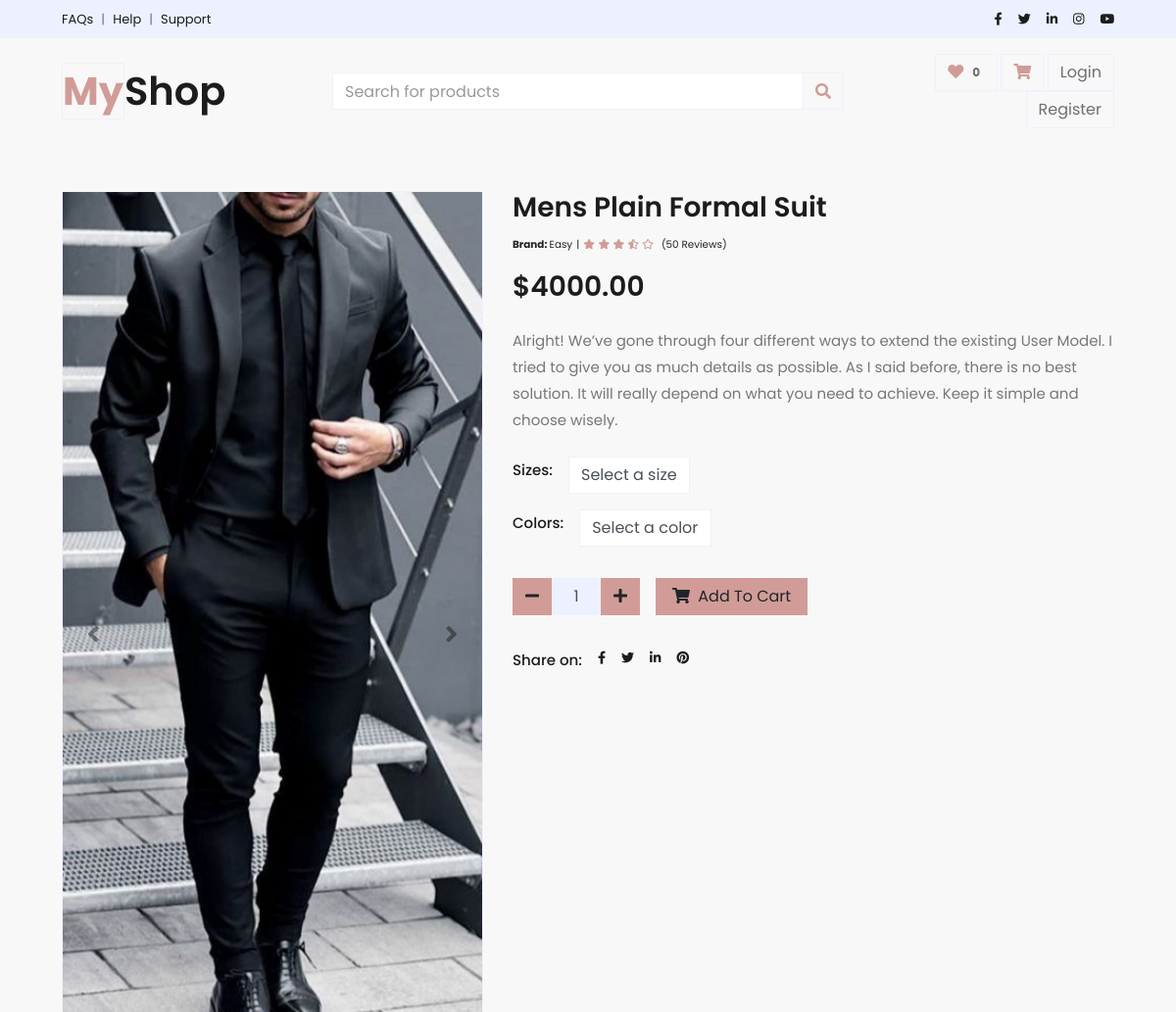
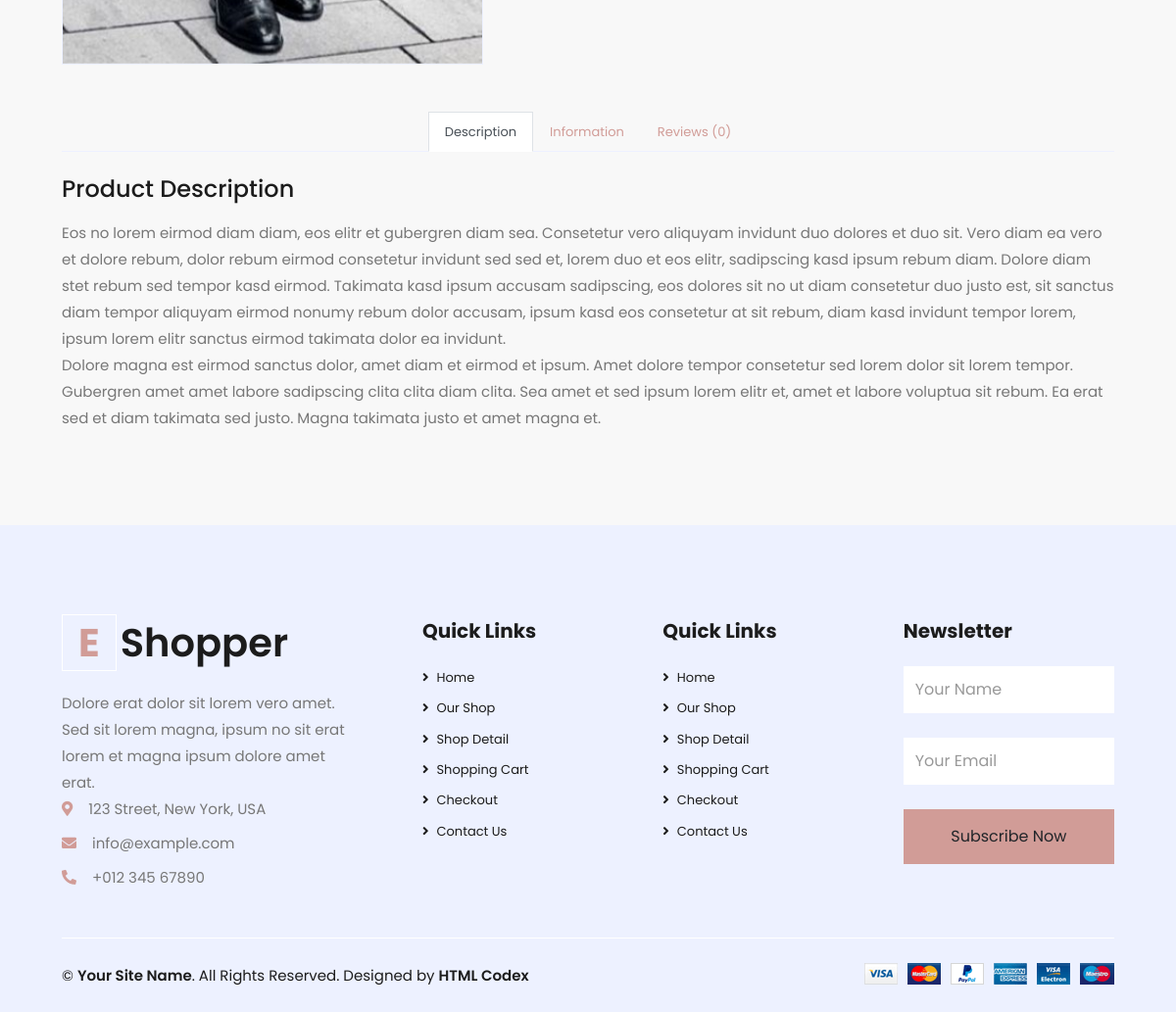
Page /product/mens-dresses/mens-plain-formal-suit/ on the committed database (2 pictures, top to bottom).
### products/models.py (models this page shows, shortened)
class Product(BaseModel):
    product_name = models.CharField(max_length = 1000)
    slug = models.SlugField(unique=True, null=True, blank=True)
    category = models.ForeignKey(Category, on_delete = models.CASCADE, related_name="product_category")
    price = models.IntegerField()
    old_price = models.IntegerField(null = True)
    brand = models.CharField(max_length = 100, null = True)
    is_stock = models.BooleanField(default=True)
    stock_quantity = models.IntegerField(default=0)
    product_description = models.TextField(null = True)

class productImage(BaseModel):
    products = models.ForeignKey(Product, on_delete = models.CASCADE, related_name='product_images')
    image = models.ImageField(upload_to = "product")

### products/views.py (the view)
# urls.py: path('<slug>/<product_slug>/', product_details, name='product_details'),
def product_details(request, slug, product_slug):
    try:
        if Category.objects.filter(slug = slug):
            if Product.objects.filter(slug = product_slug):
                product = Product.objects.get(slug = product_slug)
                context = {'product': product}
            else:
                messages.warning(request, 'No Product found')
                return HttpResponseRedirect(request.path_info)
        else:
            messages.warning(request, 'No Category found')
            return HttpResponseRedirect(request.path_info)
        return render(request, 'products/product_details.html', context)
    except Exception as e:
        print(e)

### products/models.py (called while the page is built)
    def sizes(self):
        return super(variationManager, self).filter(variation = 'size')

    def colors(self):
        return super(variationManager, self).filter(variation = 'color')

### templates/products/product_details.html (shortened to what this page needs)
{% extends 'base/base.html' %}
{% block block_content %}
{% if product %}
<div class="container-fluid py-5">
    <div class="row px-xl-5">
        <div class="col-lg-5 pb-5">
            <div id="product-carousel" class="carousel slide" data-ride="carousel">
                <div class="carousel-inner border">
                    <div class="carousel-item active">
                        <img class="w-100 h-100" src="/media/{{product.product_images.first.image}}" alt="Image">
                    </div>
                </div>
                <a class="carousel-control-prev" href="#product-carousel" data-slide="prev">
                    <i class="fa fa-2x fa-angle-left text-dark"></i>
                </a>
                <a class="carousel-control-next" href="#product-carousel" data-slide="next">
                    <i class="fa fa-2x fa-angle-right text-dark"></i>
                </a>
            </div>
        </div>
        <div class="col-lg-7 pb-5">
            <h3 class="font-weight-semi-bold">{{product.product_name}}</h3>
            <div class="d-flex mb-3">
                <small class="pt-1"><b>Brand: </b> {{product.brand}} </small> <small class="pt-1 ml-1 mr-1">|</small>
                <div class="text-primary mr-2">
                    <small class="fas fa-star"></small>
                    <small class="fas fa-star"></small>
                    <small class="fas fa-star"></small>
                    <small class="fas fa-star-half-alt"></small>
                    <small class="far fa-star"></small>
                </div>
                <small class="pt-1">(50 Reviews)</small> <br>
            </div>
            <h3 class="font-weight-semi-bold mb-4">${{product.price}}.00</h3>
            <p class="mb-4">{{product.product_description}}</p>
            <form method="post" action = "{% url 'add_to_card' product.uid %}">
            {% if product.variationvalue_set.sizes %}
            <div class="d-flex mb-3">
                <p class="text-dark font-weight-medium mb-0 mr-3">Sizes:</p>
                <div class="details-filter-row details-row-size">
                    <div class="select-custom">
                        <select name="size" id="size" class="form-control">
                            <option value="#" selected="selected">Select a size</option>
                        </select>
                    </div>
                </div>
            </div>
            {% endif %}
            {% if product.variationvalue_set.colors %}
            <div class="d-flex mb-4">
                <p class="text-dark font-weight-medium mb-0 mr-3">Colors:</p>
                <div class="details-filter-row details-row-size">
                    <div class="select-custom">
                        <select name="color" id="size" class="form-control">
                            <option value="#" selected="selected">Select a color</option>
                        </select>
                    </div>
                </div>
            </div>
            {% endif %}
            <div class="d-flex align-items-center mb-4 pt-2">
                <div class="input-group quantity mr-3" style="width: 130px;">
                    <div class="input-group-btn">
                        <button class="btn btn-primary btn-minus" >
                        <i class="fa fa-minus"></i>
                        </button>
                    </div>
                    <input type="text" name="quantity" class="form-control bg-secondary text-center" value="1">
                    <div class="input-group-btn">
                        <button class="btn btn-primary btn-plus">
                            <i class="fa fa-plus"></i>
                        </button>
                    </div>
                </div>
                {% if product.number_of_stock is 0 %}
                <p class="btn btn-primary px-3">Out of Stock</p>
                {% else %}
                <button type="submit" class="btn btn-primary px-3"><i class="fa fa-shopping-cart mr-1"></i> Add To Cart</button>
                {% endif %}
            </div>
        </form>
            <div class="d-flex pt-2">
                <p class="text-dark font-weight-medium mb-0 mr-2">Share on:</p>
                <div class="d-inline-flex">
                    <a class="text-dark px-2" href="">
                        <i class="fab fa-facebook-f"></i>
                    </a>
                    <a class="text-dark px-2" href="">
                        <i class="fab fa-twitter"></i>
                    </a>
                    <a class="text-dark px-2" href="">
                        <i class="fab fa-linkedin-in"></i>
                    </a>
                    <a class="text-dark px-2" href="">
                        <i class="fab fa-pinterest"></i>
                    </a>
                </div>
            </div>
        </div>
    </div>
    <div class="row px-xl-5">
        <div class="col">
            <div class="nav nav-tabs justify-content-center border-secondary mb-4">
                <a class="nav-item nav-link active" data-toggle="tab" href="#tab-pane-1">Description</a>
                <a class="nav-item nav-link" data-toggle="tab" href="#tab-pane-2">Information</a>
                <a class="nav-item nav-link" data-toggle="tab" href="#tab-pane-3">Reviews (0)</a>
            </div>
            <div class="tab-content">
                <div class="tab-pane fade show active" id="tab-pane-1">
                    <h4 class="mb-3">Product Description</h4>
                    <p>Eos no lorem eirmod diam diam, eos elitr et gubergren diam sea. Consetetur vero aliquyam invidunt duo dolores et duo sit. Vero diam ea vero et dolore rebum, dolor rebum eirmod consetetur invidunt sed sed et, lorem duo et eos elitr, sadipscing kasd ipsum rebum diam. Dolore diam stet rebum sed tempor kasd eirmod. Takimata kasd ipsum accusam sadipscing, eos dolores sit no ut diam consetetur duo justo est, sit sanctus diam tempor aliquyam eirmod nonumy rebum dolor accusam, ipsum kasd eos consetetur at sit rebum, diam kasd invidunt tempor lorem, ipsum lorem elitr sanctus eirmod takimata dolor ea invidunt.</p>
                    <p>Dolore magna est eirmod sanctus dolor, amet diam et eirmod et ipsum. Amet dolore tempor consetetur sed lorem dolor sit lorem tempor. Gubergren amet amet labore sadipscing clita clita diam clita. Sea amet et sed ipsum lorem elitr et, amet et labore voluptua sit rebum. Ea erat sed et diam takimata sed justo. Magna takimata justo et amet magna et.</p>
                </div>
            </div>
        </div>
    </div>
</div>
{% endif %}
{% endblock block_content %}

### rows in the picture
Product: product_images.first.image (picture), product_name "Mens Plain Formal Suit", brand "Easy", price "4000", product_description "Alright! We’ve gone through four different ways to extend the existing User Model. I tried to give you as much details as possible. As I said before, there is no best solution. It will really depend on what you need to achieve. Keep it simple and choose wisely."
